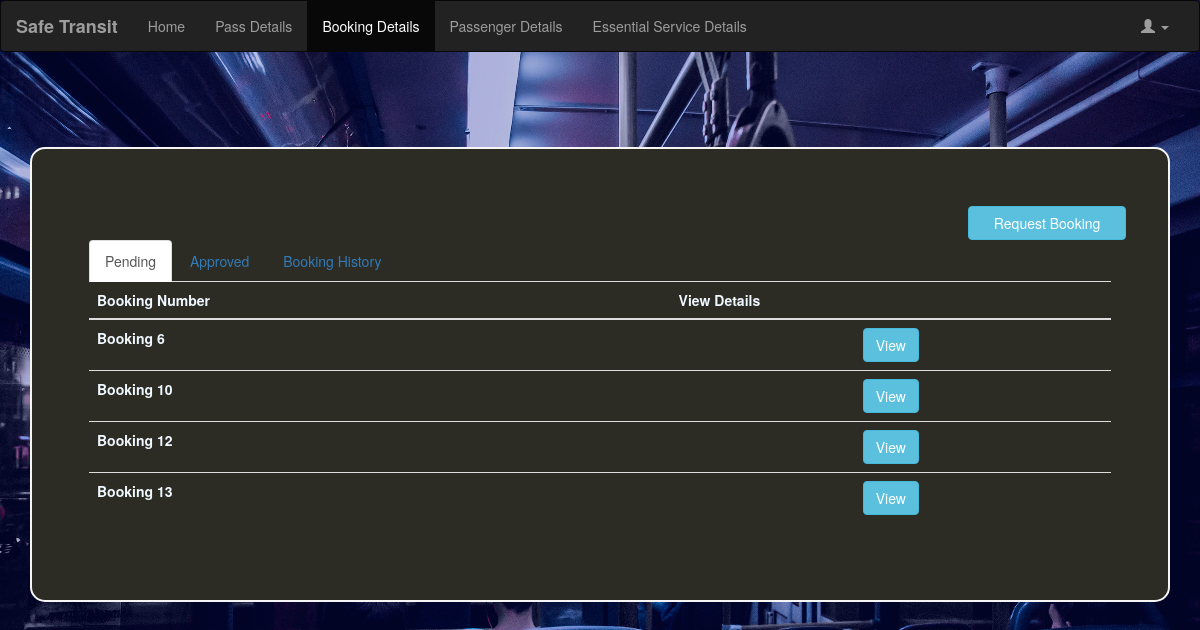
/executive_booking_details.php (signed in), run on the app's committed database.
### tables this page shows
CREATE TABLE `booking` (
  `booking_no` int(11) NOT NULL,
  `service_no` int(11) DEFAULT NULL,
  `reason` varchar(255) NOT NULL,
  `start_date` date DEFAULT NULL,
  `end_date` date DEFAULT NULL,
  `start_time` time NOT NULL,
  `end_time` time NOT NULL,
  `pickup_district` int(11) DEFAULT NULL,
  `pickup_location` varchar(127) NOT NULL,
  `destination_district` int(11) DEFAULT NULL,
  `destination_location` varchar(127) NOT NULL,
  `passenger_count` int(127) NOT NULL DEFAULT '0',
  `state` tinyint(7) NOT NULL DEFAULT '0',
  `booked_conductor_no` int(11) DEFAULT NULL,
  `flag` tinyint(2) NOT NULL DEFAULT '0'
);

### class/booking.class.php (called while the page is built, shortened)
<?php
class Booking{
    private $booking_no;
    public function setValues($booking_no, $service_no, $reason, $start_date, $end_date, $start_time, $end_time,
                              $pickup_district, $pickup_location, $destination_district, $destination_location,
                              $passenger_count, $state, $booked_conductor_no, $flag){
        $this->booking_no = $booking_no;
    }
    public function getBookingNo()
    {
        return $this->booking_no;
    }
}

### class/dbh.class.php (called while the page is built)
<?php
class Dbh{
    private $host = "localhost";
    private $user = "root";
    private $pwd = "root";
    private $dbName = "safe_transit";
    protected function connect(){
        $dsn = "mysql:host=" . $this->host . ";dbname=" . $this->dbName;
        $pdo = new PDO($dsn, $this->user, $this->pwd);
        $pdo->setAttribute(PDO::ATTR_DEFAULT_FETCH_MODE, PDO::FETCH_ASSOC);
        return $pdo;
    }
}

### class/executive_model.class.php (called while the page is built, shortened)
<?php
require_once "dbh.class.php";
class Executive_Model extends Dbh
{
    protected function getRecord($user_id)
    {
        $sql = "SELECT * FROM users JOIN executive ON Executive.executive_no = Users.account_no WHERE Users.user_id = '{$user_id}'";
        $stmt = $this->connect()->prepare($sql);
        $stmt->execute();
        $record = $stmt->fetch(PDO::FETCH_ASSOC);
        return $record;
    }
}

### class/executive_controller.class.php (called while the page is built, shortened)
<?php
class Executive_Controller extends Executive_Model
{
    public function setUpDetails()
    {
        $details = $this->getRecord($_SESSION['user_Id']);
        $this->executive = new Executive();
        $this->executive->setValues($details['user_id'], $details['executive_no'], $details['first_name'],
                                    $details['last_name'], $details['address'], $details['telephone'],
                                    $details['service_no'], $details['email'], $details['state']);
        return $this->executive;
    }
}

### class/executive_view.class.php (called while the page is built, shortened)
<?php
class Executive_View extends Executive_Model{
    public function __construct(){
        $this->executivectrl = new Executive_Controller();
        $this->executiveobj = $this->executivectrl->setUpDetails();
    }
}

### class/booking_model.class.php (called while the page is built, shortened)
<?php
require_once "dbh.class.php";
class Booking_Model extends Dbh
{
    protected function getBookingsArrayForServiceFromModel($service_no){
        $query = "SELECT * FROM booking WHERE service_no={$service_no}";
        $stmt = $this->connect()->prepare($query);
        $stmt->execute();
        $service_bookings = $stmt->fetchAll(PDO::FETCH_ASSOC);
        return $service_bookings;
    }
}
?>

### class/booking_controller.class.php (called while the page is built, shortened)
<?php
class Booking_Controller extends Booking_Model{
    public function getBookingsArrayForService($service_no){
        return $this->getBookingsArrayForServiceFromModel($service_no);
    }
}

### class/booking_tracker.class.php (called while the page is built, shortened)
<?php
class Booking_Tracker extends Tracker implements Observer
{
    private static $instance = null;
    public static function getInstance()
    {
        if (self::$instance == null) {
            self::$instance = new Booking_Tracker();
        }
        return self::$instance;
    }
    public function getBooking($booking_no){
        $booking = new Booking();
        $details = Booking_Controller::getInstance()->getBookingDetails($booking_no);
        $booking->setValues($booking_no, $details["service_no"], $details["reason"], $details["start_date"],
            $details["end_date"], $details["start_time"], $details["end_time"], $details["pickup_district"],
            $details["pickup_location"], $details["destination_district"], $details["destination_location"],
            $details["passenger_count"], $details["state"],  $details["booked_conductor_no"], $details['flag']);
        return $booking;
    }
    public function getBookingsArrayForService($service_no){
        $bookings_arr = array();
        $bookings = Booking_Controller::getInstance()->getBookingsArrayForService($service_no);
        foreach ($bookings as $booking){
            array_push($bookings_arr, $this->getBooking($booking['booking_no']));
        }
        return $bookings_arr;
    }
}

### executive_booking_details.php (the view, shortened to what this page needs)
<?php
$viewobj = new Executive_View();
$detailsArray = $viewobj->getBookingDetailsDetails();
$bookings = $detailsArray['service_bookings'];
$pendingBookingsArray = array();
$acceptedBookingsArray = array();
$pastBookingsArray = array();
foreach ($bookings as $booking) {
    if ($booking->getState() == 0) {
        array_push($pendingBookingsArray, $booking);
    } elseif ($booking->getState() == 1) {
        array_push($acceptedBookingsArray, $booking);
    } else {
        array_push($pastBookingsArray, $booking);
    }
}
?>
<!DOCTYPE html>
<html lang="en">
<head>
    <link rel="stylesheet" href="css/executive_pass_details.css">
    <link rel="stylesheet" href="https://maxcdn.bootstrapcdn.com/bootstrap/3.3.7/css/bootstrap.min.css">
</head>
<body>
    <div class="navbar navbar-inverse">
        <div class="container-fluid">
            <div class="row">
                <div class="col-lg-12">
                    <div class="navbar-header">
                        <strong class="navbar-brand">Safe Transit</strong>
                    </div>
                    <div class="navbar-collapse collapse" id="mobile_menu">
                        <ul class="nav navbar-nav">
                            <li><a href="executive_home.php">Home</a></li>
                            <li><a href="executive_pass_details.php">Pass Details</a></li>
                            <li class="active"><a href="executive_booking_details.php">Booking Details</a></li>
                            <li><a href="executive_passenger_details.php">Passenger Details</a></li>
                            <li><a href="executive_essential_service_details.php">Essential Service Details</a></li>
                        </ul>
                        <ul class="nav navbar-nav navbar-right">
                            <li><a href="#" class="dropdown-toggle" data-toggle="dropdown"><span class="glyphicon glyphicon-user"></span> <?php echo $_SESSION['exec_name'] ?> <span class="caret"></span></a>
                            </li>
                        </ul>
                    </div>
                </div>
            </div>
        </div>
    </div>
    <div class="container">
        <div class="wrapper">
        <div class="row addpass">
        <a href="executive_request_booking.php" class="btn btn-info addnewpass" name="request" style=""> Request Booking </a>
        </div>
        <ul class="nav nav-tabs">
            <li class="active"><a href="#link1" data-toggle="tab">Pending</a></li>
            <li><a href="#link2" data-toggle="tab">Approved</a></li>
            <li><a href="#link3" data-toggle="tab">Booking History</a></li>
        </ul>
        <div class="tab-content">
            <div id="link1" class="tab-pane fade in active">
                <form action="executive_booking_details_view.php" method="POST">
                    <table class="table">
                        <thead>
                        <tr>
                            <th scope="col">Booking Number</th>
                            <th scope="col">View Details</th>
                        </tr>
                        </thead>
                        <tbody>
                        <?php
                        foreach($pendingBookingsArray as $booking){
                            $booking_no = $booking->getBookingNo();
                            echo '<tr>';
                            echo '<th scope="row">Booking '.$booking_no.'</th>';
                            echo '<td><a href="executive_booking_details_view.php?booking_no='.$booking_no.'" class="btn btn-info"> View </a></td>';
                            echo '</tr>';
                        }
                        ?>
                        </tbody>
                    </table>
                </form>
            </div>
        </div>
        </div>
    </div>
</body>
</html>

### css/executive_pass_details.css (style rules this page uses)
.wrapper { padding: 5%; border-radius: 15px; text-align: center; word-break: break-word; background-color: rgb(44, 44, 37); color: aliceblue; margin-top:75px; border-style: ridge; border: 2px solid whitesmoke; }
body { background: url("../img/PassBlue.jpg") no-repeat center fixed; -webkit-background-size: cover; -moz-background-size: cover; -o-background-size: cover; background-size: cover; background-color: #560059; }
.addpass { text-align: right; }
.addnewpass { width: 15%; }

### data on the page
booking: booking_no "6"
booking: booking_no "10"
booking: booking_no "12"
booking: booking_no "13"
